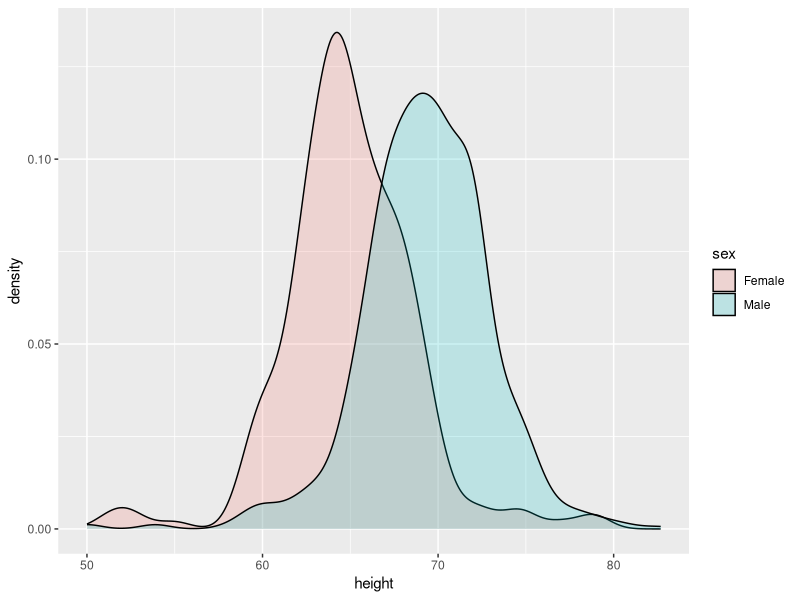

Reproduce this figure in R.
# Instructions
# We can also assign groups using the fill argument. 
# When using the geom_density geometry, color creates a colored line for the smooth density plot 
# while fill colors in the area under the curve.

# We can see what this looks like by running the following code:

# heights %>% 
#   ggplot(aes(height, fill = sex)) + 
#   geom_density() 

# However, here the second density is drawn over the other. 
# We can change this by using something called alpha blending.

# Instructions
# Set the alpha parameter to 0.2 in the geom_density function to make this change.

library(dplyr)
library(ggplot2)
library(dslabs)
data(heights)

#cria gráficos de densidade separados por sexo com preenchimento e transparência
heights %>% 
  ggplot(aes(height, fill = sex)) +
  geom_density(alpha = 0.2)
